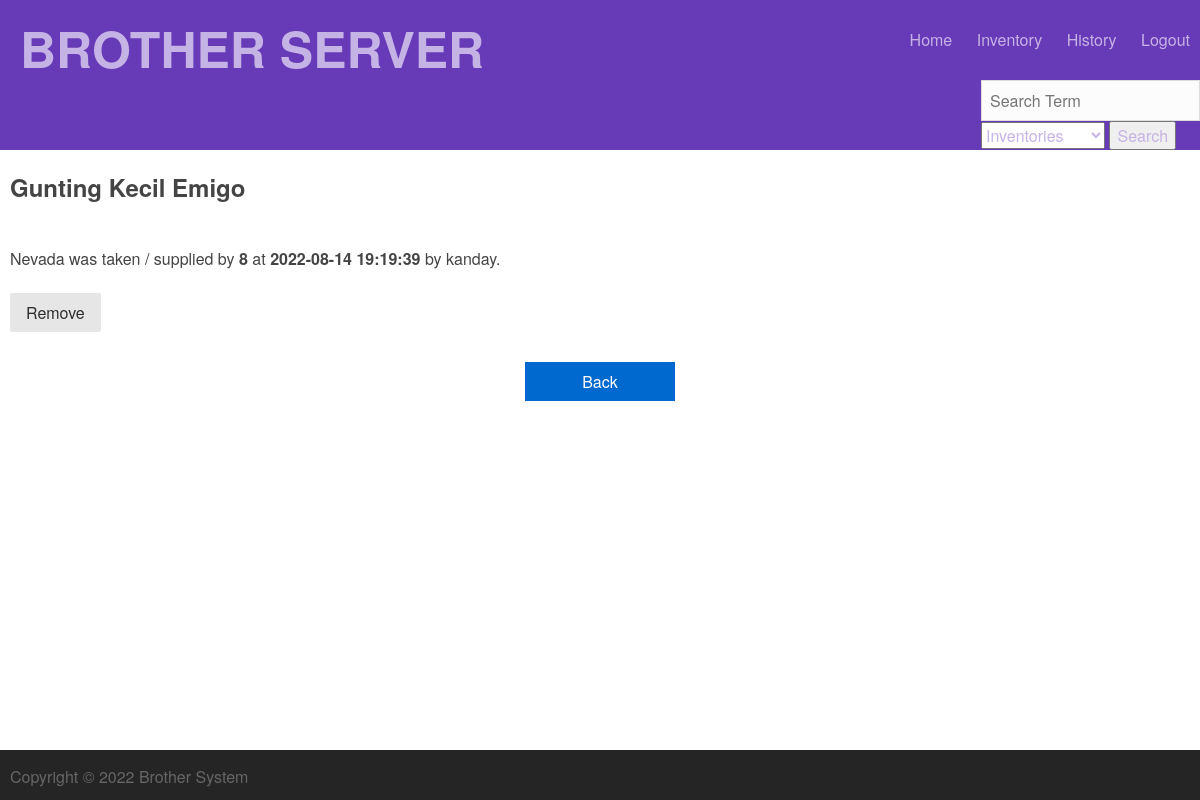
Page /history/1 (signed in) on the committed database.
### tables this page shows
CREATE TABLE Inventory(
            inventory_id INTEGER PRIMARY KEY AUTOINCREMENT,
            inventoryname TEXT,
            quantity INT,
            description TEXT);

CREATE TABLE History(
            history_id INTEGER PRIMARY KEY AUTOINCREMENT,
            user_id INTEGER REFERENCES Users(user_id) NOT NULL,
            inventory_id INTEGER REFERENCES Inventory(inventory_id) NOT NULL,
            stock_before INTEGER,
            stock_after INTEGER,
            stock_taken_supplied INTEGER,
            lastviewed DATE NOT NULL
        );

CREATE TABLE Users(
            user_id INTEGER PRIMARY KEY AUTOINCREMENT,
            username TEXT,
            password TEXT,
            admin INTEGER DEFAULT 0);

### run.py (the view)
@app.route('/history/<history_id>')
def single_history(history_id):
    if ('logged_in' not in session or not session['logged_in']):
        return redirect(url_for('/login'))
    if (session['admin'] == 0):
        return redirect(url_for('list_inventories'))
    page['title'] = 'history'
    history = None
    history = myDatabase.select_history(history_id)
    if history == None:
        history = []
    return render_template('singleitems/history.html',
                            user=session,
                            page=page,
                            history=history)

### database.py (called while the page is built)
    def execute(self, sql_string):
        out = None
        for string in sql_string.split(";"):
            try:
                out = self.cur.execute(string)
            except sqlite3.DatabaseError as e:
                print("database error:{}".format(e))
                pass
        return out

    def select_history(self, history_id):
        sql_query = """
            SELECT his.history_id, inv.inventoryname, user.username, his.stock_before, his.stock_after, his.stock_taken_supplied, his.lastviewed
            FROM (Inventory inv JOIN History his USING(inventory_id)) JOIN USERS user USING(user_id)
            WHERE his.history_id = '{history_id}'
        """.format(history_id=history_id)
        result = []
        self.execute(sql_query)
        cols = [a[0] for a in self.cur.description]
        returning = self.cur.fetchall()
        for row in returning:
            result.append({a:b for a,b in zip(cols, row)})
        return result

### run.py (called while the page is built)
@app.before_request
def make_session_new():
    session.permanent = True
    app.permanent_session_lifetime = timedelta(minutes=45)
    session.modified = True

### templates/singleitems/history.html
{% include 'top.html' %}
<div class="content">
  <div class="container details">
    {% if history %}
    <h2 class="title">{{history[0].inventoryname}}</h2>
    <br />
    Nevada was taken / supplied by <strong>{{history[0].stock_taken_supplied}}</strong> at <strong>{{history[0].lastviewed}}</strong> by {{history[0].username}}.
    <br />
    <br />
    <a class="pure-button" href="{{ url_for('remove_history', history_id=history[0].history_id) }}">Remove</a>
    <form class="login" action="{{url_for('list_history')}}">
      <button class="flat" type="submit">Back</button>
     </form>
    {% else %}
    <h2 class="title">Invalid History ID</h2>
    {% endif %}
  </div>
</div>
{% include 'bottom.html'%}

### static/css/pure.css (style rules this page uses)
html { font-family: sans-serif; -ms-text-size-adjust: 100%; -webkit-text-size-adjust: 100%; }
body { margin: 0; }
a { background-color: transparent; }
b, strong { font-weight: bold; }
button, input, optgroup, select, textarea { color: inherit; font: inherit; margin: 0; }
button { overflow: visible; }
button, select { text-transform: none; }
button, html input[type="button"], input[type="reset"], input[type="submit"] { -webkit-appearance: button; cursor: pointer; }
.pure-button { display: inline-block; zoom: 1; line-height: normal; white-space: nowrap; vertical-align: middle; text-align: center; cursor: pointer; -webkit-user-drag: none; -webkit-user-select: none; -moz-user-select: none; -ms-user-select: none; user-select: none; -webkit-box-sizing: border-box; -moz-box-sizing: border-box; box-sizing: border-box; }
.pure-button { font-family: inherit; font-size: 100%; padding: 0.5em 1em; color: #444; color: rgba(0, 0, 0, 0.80); border: 1px solid #999; border: none rgba(0, 0, 0, 0); background-color: #E6E6E6; text-decoration: none; border-radius: 2px; }

### static/css/main.css (style rules this page uses)
html, button, input, select, textarea, .pure-g [class *= "pure-u"] { font-family: 'Helvetica Neue', 'Arial', serif; }
* { outline: none; }
html { height: 100%; }
body { height: 100%; min-height: 100%; color: #444; }
a { color: #0069D0; text-decoration: none; }
.container { max-width: 1280px; padding: 0 10px; margin: 0 auto; }
button.flat { background-color: #0069D0; color: white; border: none; padding: 8px 22px; text-align: center; min-width: 80px; -webkit-transition: all 0.1s ease-in-out; }
form.login { margin: 0 auto; width: 300px; }
form.login button[type="submit"] { display: block; width: 50%; margin: 30px auto; }

### rows in the picture
Inventory: inventoryname "Gunting Kecil Emigo"
History: stock_taken_supplied "8", lastviewed "2022-08-14 19:19:39"
Users: username "kanday"
